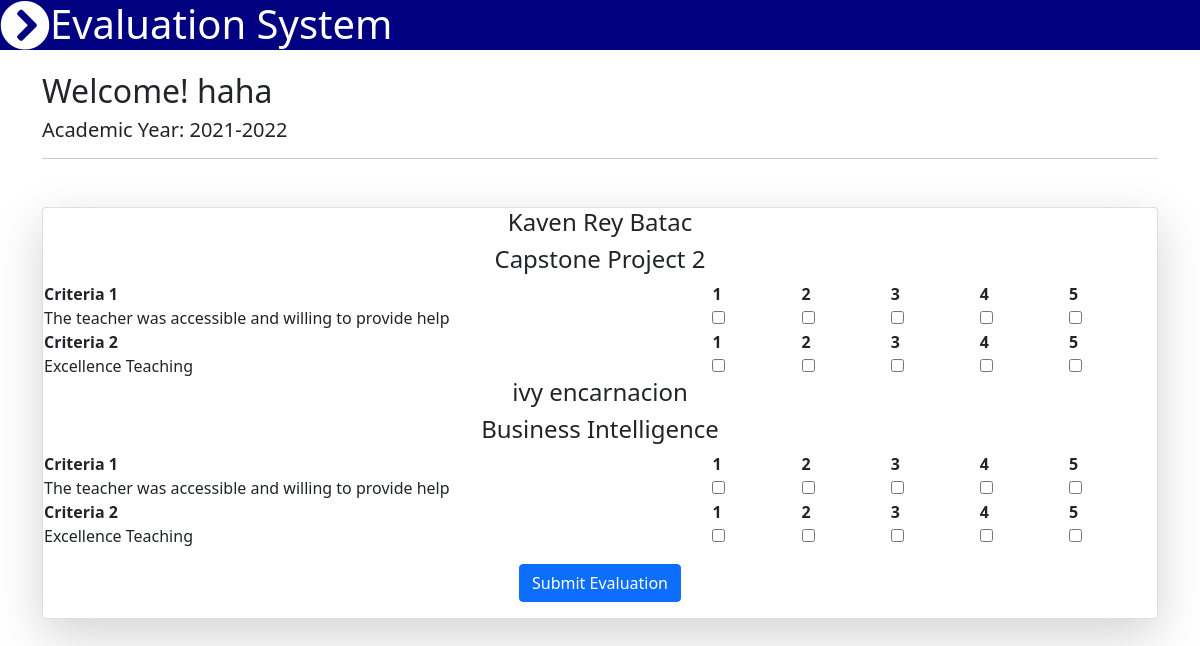
Page /evaluate.php (signed in) on the committed database.
### tables this page shows
CREATE TABLE `evaluation` (
  `evaluationid` int(30) NOT NULL,
  `sub_enrolled_id` int(30) NOT NULL
);

CREATE TABLE `faculties` (
  `id` int(30) NOT NULL,
  `fno` varchar(255) NOT NULL,
  `username` varchar(255) NOT NULL,
  `fname` varchar(255) NOT NULL,
  `lname` varchar(255) NOT NULL,
  `usertype` varchar(30) NOT NULL,
  `password` varchar(255) NOT NULL,
  `view` varchar(30) NOT NULL
);

CREATE TABLE `subject` (
  `id` int(30) NOT NULL,
  `code` varchar(30) NOT NULL,
  `description` varchar(255) NOT NULL,
  `faculty_id` int(30) NOT NULL
);

CREATE TABLE `criteria` (
  `id` int(30) NOT NULL,
  `criteria` varchar(30) NOT NULL
);

CREATE TABLE `questions` (
  `id` int(30) NOT NULL,
  `criteria_id` int(30) NOT NULL,
  `question` varchar(255) NOT NULL
);

### evaluate.php (the view, shortened to what this page needs)
<body>
<?php include'navbar.php'; ?>
    <div class="main-body">
        <div class="container py-5">
          <h2>Welcome! <?=$_SESSION['username'] ?></h2>
          <h5>Academic Year: <?=$_SESSION['academic']?></h5>
          <hr>
            <div class="card my-5 text-center shadow-lg">
                    <form autocomplete="off" action="rate.php" method="post">
                    <?php
                            $qry=mysqli_query($koneksyon,"SELECT * FROM evaluation INNER JOIN subject_enrolled ON subject_enrolled.id=evaluation.sub_enrolled_id INNER JOIN students ON students.id=subject_enrolled.student_id INNER JOIN department ON department.id=students.department_id INNER JOIN subject ON subject_enrolled.subject_take=subject.id INNER JOIN faculties ON faculties.id=subject.faculty_id WHERE student_id = {$_SESSION['id']}");
                            while($row=mysqli_fetch_array($qry)){
                                echo "<h4>".$row['fname']." ".$row['lname']."</h4>";
                                echo "<h4>".$row['description']."</h4>";
                                        $qryview = "SELECT criteria, id as cid FROM criteria ";
                                        $result = mysqli_query($koneksyon, $qryview);
                                            while($row = mysqli_fetch_array($result)){
                                        ?>
                                        <table class="display" id="myTable" width="100%" cellspacing="0">
                                            <thead>
                                                <tr>
                                                    <th><?php echo $row['criteria']; ?></th>
                                                    <th>1</th>
                                                    <th>2</th>
                                                    <th>3</th>
                                                    <th>4</th>
                                                    <th>5</th>
                                                </tr>
                                            </thead>
                                            <tbody>
                                            <?php
                                                $tanong = "SELECT question, id as qid FROM questions WHERE criteria_id = {$row['cid']}";
                                                $resulta = mysqli_query($koneksyon, $tanong);
                                                while($row1 = mysqli_fetch_array($resulta)){
                                                    ?>
                                                    <tr>
                                                        <td><?php echo $row1['question'];?></td>
                                                        <?php for($c=1;$c<=5;$c++): ?>
                                                            <td style="width: 8%;">
                                                                    <input type="checkbox" name="rate[]" <?php echo $c == 5 ? : '' ?> value="<?php echo $c ?>">
                                                            </td>
                                                        <?php endfor; ?>
                                                    </tr>
                                                <?php } ?>
                                            </tbody>
                                        </table>
                                        <?php }  ?>
                              <?php }  ?>
                              <div class="form-group mt-3">
                                  <button type="submit" name="save_multicheckbox" class="btn btn-primary">Submit Evaluation</button>
                              </div>
                    </form>
            </div>
        </div>
   </div>
</body>

### rows in the picture
evaluation: faculties.fname "Kaven Rey", faculties.lname "Batac", subject.description "Capstone Project 2"
criteria: criteria "Criteria 1"
questions: question "The teacher was accessible and willing to provide help"
criteria: criteria "Criteria 2"
questions: question "Excellence Teaching"
evaluation: faculties.fname "ivy", faculties.lname "encarnacion", subject.description "Business Intelligence"

### other values in the picture
$_SESSION['username'] "haha"
$_SESSION['academic'] "2021-2022"
